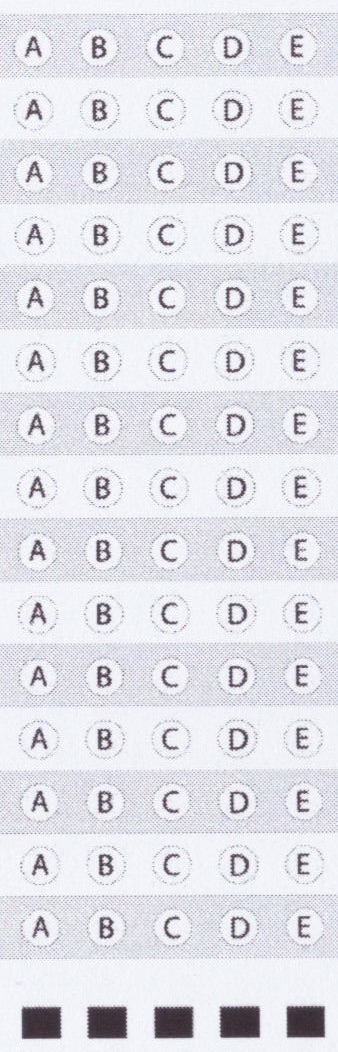
#> input picture templates/table15.jpg, 338 x 1052 px, given in place of templatesquestion.jpg, which was not available
$ python RotateImage.py templates
#> lines starting #> are read from the running program, lines starting #| are printed output that depends on the picture
import cv2
import numpy as np
import sys
import os

folder = sys.argv[1]

for filename in os.listdir(folder):
    if((filename != ".DS_Store") and (len(filename) >= 10)):
        print(len(filename), filename)
        img = cv2.imread(str(folder) + str(filename),0)
#> img: shape (1052, 338); min 44, max 255, mean 226.2
        rows,cols = img.shape
#> rows = 1052; cols = 338
        M = cv2.getRotationMatrix2D((cols/2,rows/2),-1,1)
#> M = [[1, -0.0175, 9.21], [0.0175, 1, -2.87]]
        dst = cv2.warpAffine(img,M,(cols,rows))
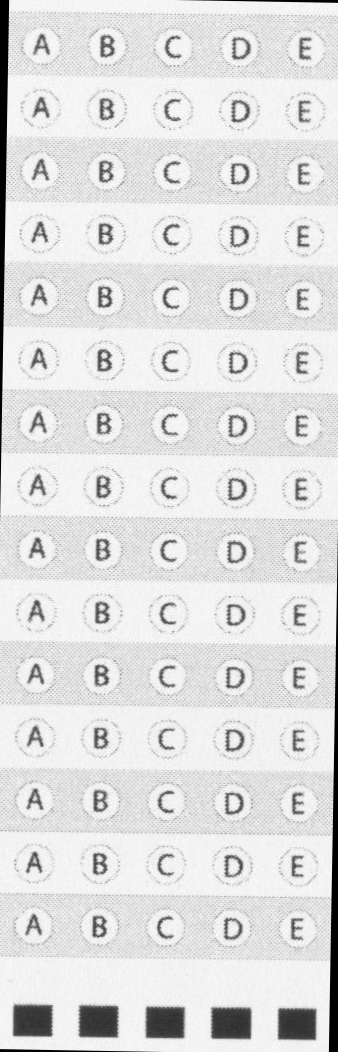
#> dst: shape (1052, 338); min 0, max 255, mean 222.7

        cv2.imwrite(str(folder) + str(filename), dst)
#> pass 2 of the loop `for filename in os.listdir(folder):`:
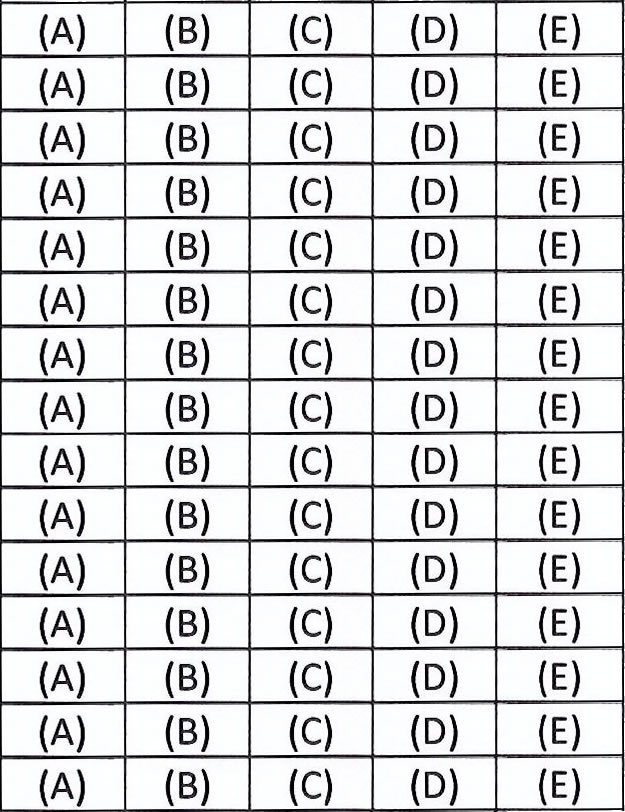
#> input picture templates/table15_escola.jpg, 625 x 812 px, given in place of templatestable13.jpg, which was not available
#> img: shape (812, 625)
#> `dst = cv2.warpAffine(img,M,(cols,rows))`:
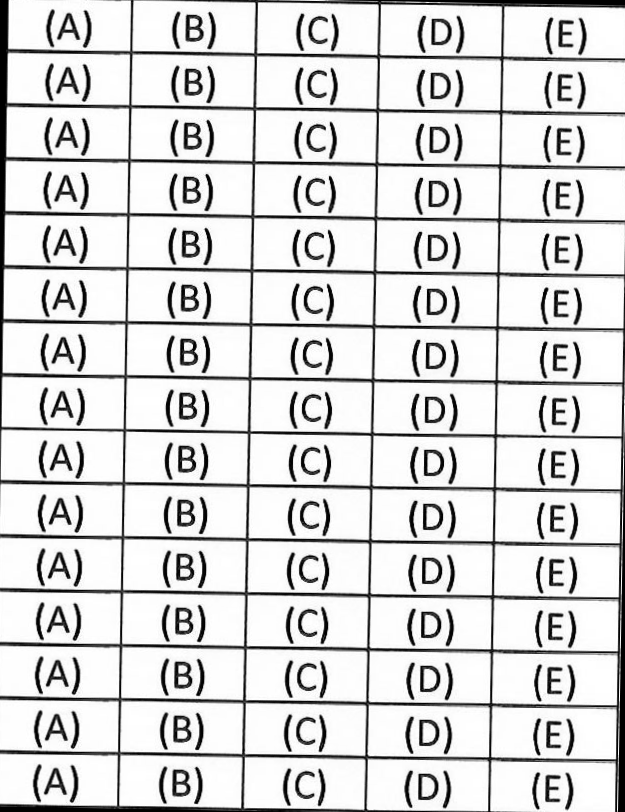
#> dst: shape (812, 625); min 0, max 255, mean 214.4
#> (the run stopped early here; a loop or call above may not have finished)
